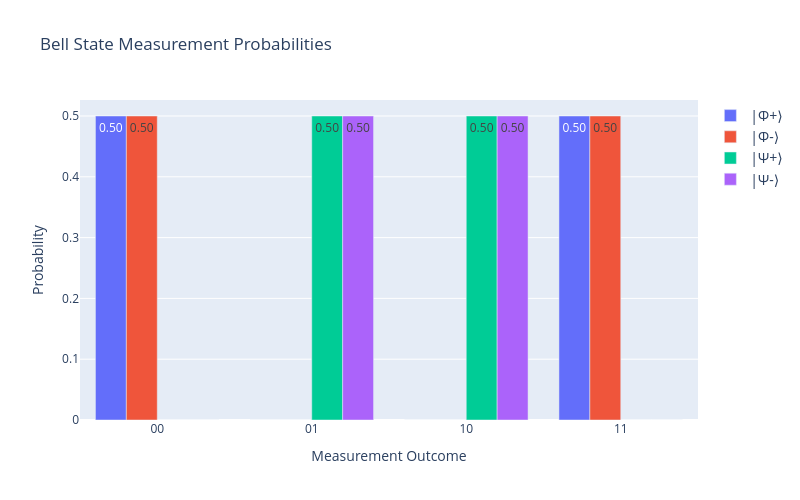

Write notebook code for a chart like this one.
### Code cell
# ── Visualize correlations as bar chart ──
fig = go.Figure()

for name, qc in bell_configs.items():
    sv = Statevector.from_instruction(qc)
    probs = sv.probabilities_dict()
    outcomes = ['00', '01', '10', '11']
    p_vals = [probs.get(o, 0) for o in outcomes]
    fig.add_trace(go.Bar(
        x=outcomes, y=p_vals, name=name,
        text=[f'{p:.2f}' for p in p_vals], textposition='auto'
    ))

fig.update_layout(
    title='Bell State Measurement Probabilities',
    xaxis_title='Measurement Outcome',
    yaxis_title='Probability',
    barmode='group',
    width=800, height=500,
    legend=dict(font=dict(size=14))
)
fig.show()

### Figure 1 — Plotly figure (JSON) as saved in the notebook; plotly's stock layout.template omitted (floating-point values rounded to 4 significant figures)
{"data": [{"name": "|Φ+⟩", "text": ["0.50", "0.00", "0.00", "0.50"], "textposition": "auto", "type": "bar", "x": ["00", "01", "10", "11"], "y": [0.5, 0, 0, 0.5]}, {"name": "|Φ-⟩", "text": ["0.50", "0.00", "0.00", "0.50"], "textposition": "auto", "type": "bar", "x": ["00", "01", "10", "11"], "y": [0.5, 0, 0, 0.5]}, {"name": "|Ψ+⟩", "text": ["0.00", "0.50", "0.50", "0.00"], "textposition": "auto", "type": "bar", "x": ["00", "01", "10", "11"], "y": [0, 0.5, 0.5, 0]}, {"name": "|Ψ-⟩", "text": ["0.00", "0.50", "0.50", "0.00"], "textposition": "auto", "type": "bar", "x": ["00", "01", "10", "11"], "y": [0, 0.5, 0.5, 0]}], "layout": {"barmode": "group", "height": 500, "legend": {"font": {"size": 14}}, "title": {"text": "Bell State Measurement Probabilities"}, "width": 800, "xaxis": {"title": {"text": "Measurement Outcome"}}, "yaxis": {"title": {"text": "Probability"}}}}
